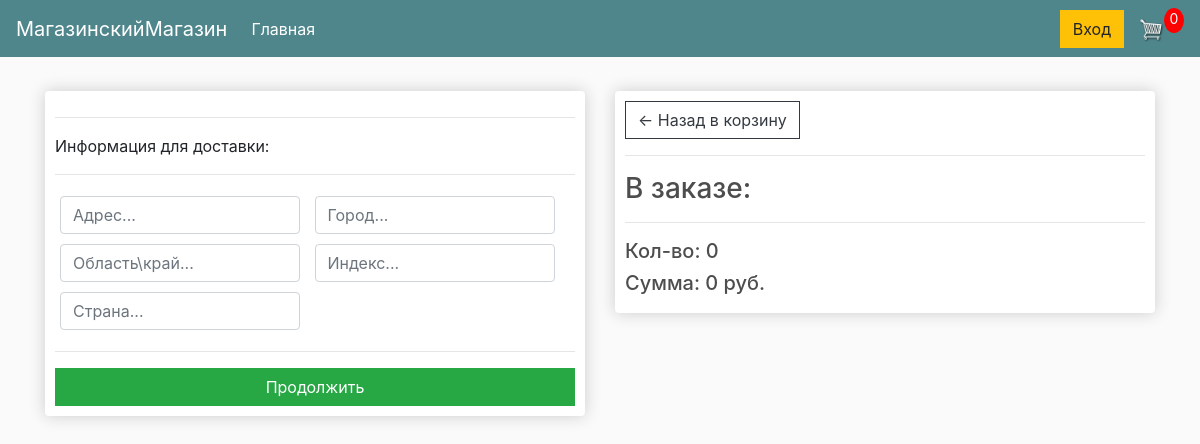
Before: /checkout/ (signed in) with the older database file.
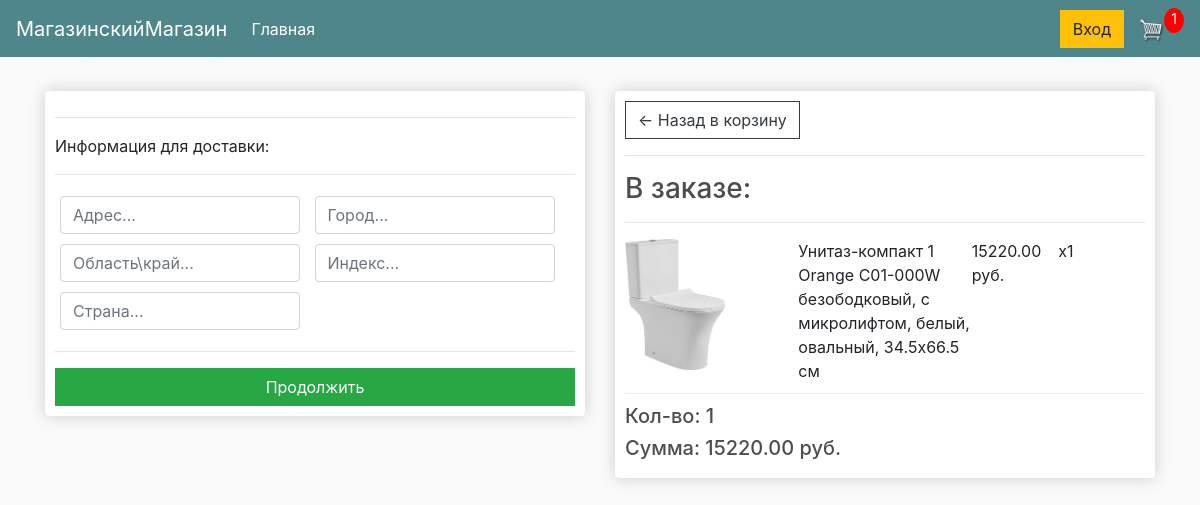
After: the same page with the newer database file.
### store/models.py (models this page shows, shortened)
class Order(models.Model):
    customer = models.ForeignKey(Customer, on_delete=models.SET_NULL, null=True, blank=True)
    date_ordered = models.DateTimeField(auto_now_add=True)
    completed = models.BooleanField(default=False)
    transaction_id = models.CharField(max_length=100, null=True)
    @property
    def get_cart_total(self):
        order_items = self.orderitem_set.all()
        total = sum([item.get_total for item in order_items])
        return total
    @property
    def get_cart_items(self):
        order_items = self.orderitem_set.all()
        total = sum([item.quantity for item in order_items])
        return total
    @property
    def shipping(self):
        shipping = False
        orderitems = self.orderitem_set.all()
        for i in orderitems:
            if i.product.digital == False:
                shipping = True
            return shipping

class OrderItem(models.Model):
    product = models.ForeignKey(Product, on_delete=models.SET_NULL, null=True)
    order = models.ForeignKey(Order, on_delete=models.SET_NULL, null=True)
    quantity = models.IntegerField(default=0, null=True, blank=True)
    date_added = models.DateTimeField(auto_now_add=True)
    @property
    def get_total(self):
        total = self.product.price * self.quantity
        return total

class Product(models.Model):
    name = models.CharField(max_length=200)
    price = models.DecimalField(max_digits=10, decimal_places=2)
    digital = models.BooleanField(default=False, null=True, blank=True)
    image = models.ImageField(null=True, blank=True)

### store/views.py (the view)
# urls.py: path('checkout/', views.checkout, name='checkout'),
def checkout(request):
    return render(request, 'store/checkout.html', cookieCart(request))

### store/utils.py (called while the page is built, shortened)
def cookieCart(request):
    if request.user.is_authenticated:
        customer = request.user.customer
        order, created = Order.objects.get_or_create(customer=customer, completed=False)
        items = order.orderitem_set.all()
        cartItems = order.get_cart_items
    context = {'items': items, 'order': order, 'cartItems': cartItems}
    return context

### store/templates/store/checkout.html (shortened to what this page needs)
{% extends 'store/main.html' %}
{% load static %}
{% block content %}
    <div class="row">
        <div class="col-lg-6">
            <div class="box-element" id="form-wrapper">
                <form id="form">
                    <div id="shipping-info">
                        <hr>
                        <p>Информация для доставки:</p>
                        <hr>
                        <div class="form-field">
                            <input required class="form-control" type="text" name="address" placeholder="Адрес...">
                        </div>
                        <div class="form-field">
                            <input required class="form-control" type="text" name="city" placeholder="Город...">
                        </div>
                        <div class="form-field">
                            <input required class="form-control" type="text" name="state" placeholder="Область\край...">
                        </div>
                        <div class="form-field">
                            <input required class="form-control" type="text" name="zipcode" placeholder="Индекс...">
                        </div>
                        <div class="form-field">
                            <input required class="form-control" type="text" name="country" placeholder="Страна...">
                        </div>
                    </div>
                    <hr>
                    <input id="form-button" class="btn btn-success btn-block" type="submit" value="Продолжить">
                </form>
            </div>
            <br>
        </div>
        <div class="col-lg-6">
            <div class="box-element">
                <a class="btn btn-outline-dark" href="{% url 'cart' %}">&#x2190; Назад в корзину</a>
                <hr>
                <h3>В заказе:</h3>
                <hr>
                {% for item in items %}
                    <div class="cart-row">
                        <div style="flex: 2"><img class="row-image" src="{% if item.product.image %}{{ item.product.image.url }}{% else %}{% static 'images/placeholder.png' %}{% endif %}"></div>
                        <div style="flex: 2">{{ item.product.name }}</div>
                        <div style="flex: 1">{{ item.product.price }} руб.</div>
                        <div style="flex: 1">x{{ item.quantity }}</div>
                    </div>
                {% endfor %}
                <h5>Кол-во: {{ order.get_cart_items }}</h5>
                <h5>Сумма: {{ order.get_cart_total }} руб.</h5>
            </div>
        </div>
    </div>
{% endblock content %}

Changed rows visible on the page:
added OrderItem: product.image (picture), product.name "Унитаз-компакт 1 Orange C01-000W безободковый, с микролифтом, белый, овальный, 34.5x66.5 см", product.price "15220.00", quantity "1"
computed for Order: get_cart_items "0" → "1"; get_cart_total "0" → "15220.00"
Other visible differences:
{{ cartItems }}: "0" → "1"
